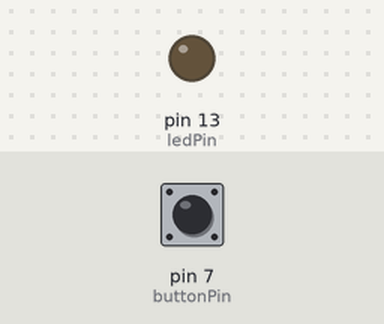
Recording of a sketch running on a simulated Arduino Uno, built with avr-gcc and run on an emulated ATmega328P. Shown: output pins drawn as LEDs (lit = HIGH). The test bench sets the inputs (shaded band); at power-on: pin 7 (buttonPin) LOW.

Above: at 1.2 s.
1.3 s: pin 7 (buttonPin) pulled HIGH for 0.15 s
At 1.37 s:
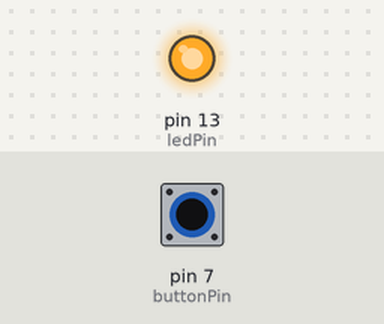
2.9 s: pin 7 (buttonPin) pulled HIGH for 3.2 s
At 6.6 s:
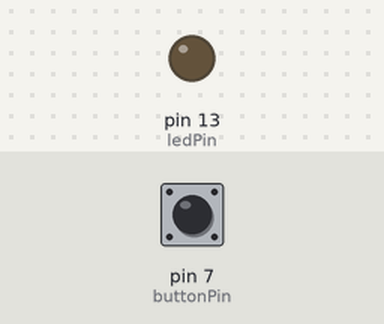
Timing chart, 0 to 8.1 s (numbered marks = the images above; inputs shaded):
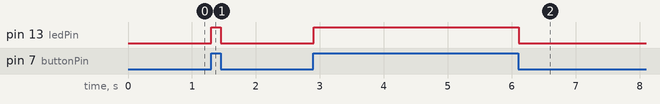

Measured:
- after the input at 1.3 s, pin 13 (ledPin): LOW → HIGH at once, → LOW 0.15 s later
- after the input at 2.9 s, pin 13 (ledPin): LOW → HIGH at once, → LOW 3.2 s later

The sketch:

button_led.ino
```cpp
int buttonPin = 7;
int ledPin = 13;
int buttonPressed = 0;

void setup() {
  pinMode(buttonPin, INPUT);
  pinMode(ledPin, OUTPUT);
}


void loop() {
  delay(10);        // delay in between reads for stability
  buttonPressed = digitalRead(buttonPin);
  digitalWrite(ledPin, buttonPressed);
}
```
